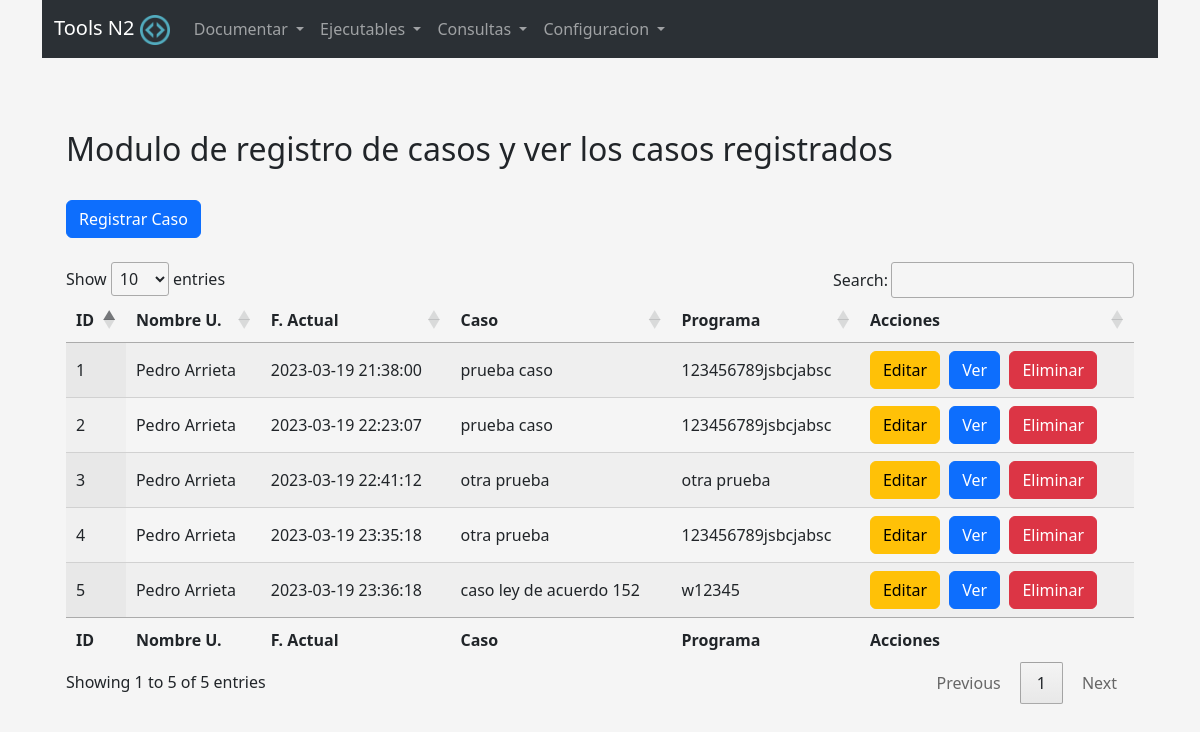
Page /paginas/documentar_caso.php (signed in) on the earlier database version.
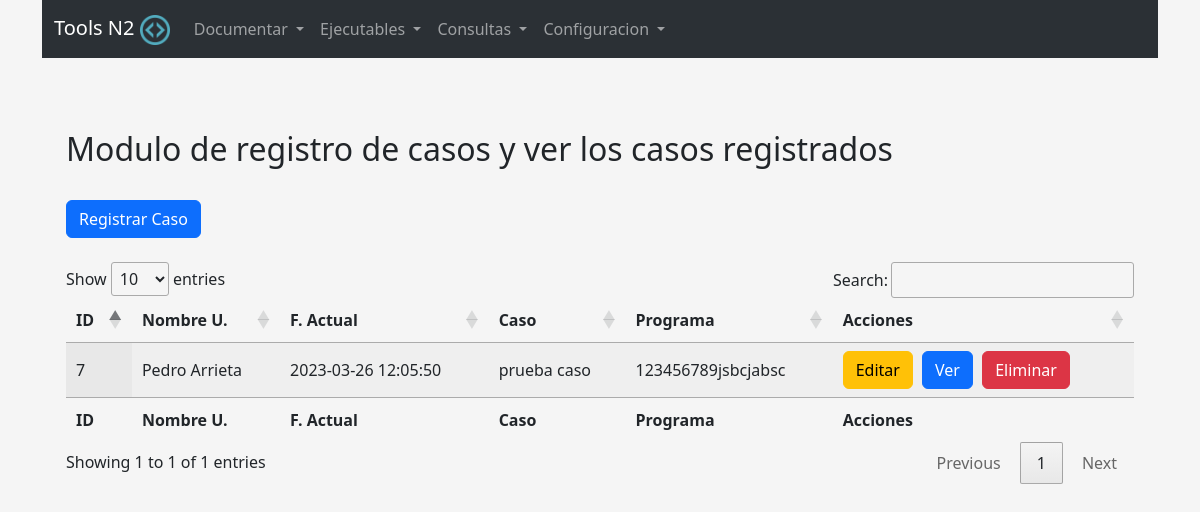
Same page on the later database version.
### tables this page shows
CREATE TABLE `casos` (
  `id` int(11) NOT NULL,
  `id_user_reg` int(11) NOT NULL,
  `fecha_reg` datetime NOT NULL DEFAULT current_timestamp(),
  `nombre_caso` varchar(250) NOT NULL,
  `descripcion_caso` text NOT NULL,
  `numero_programa` varchar(100) NOT NULL,
  `nombre_usuario` varchar(100) NOT NULL
);

CREATE TABLE `users` (
  `id` int(11) NOT NULL,
  `username` varchar(30) NOT NULL,
  `nombre` varchar(50) NOT NULL,
  `apellido` varchar(50) NOT NULL,
  `pass` varchar(250) NOT NULL,
  `tipo_user` int(1) NOT NULL,
  `fecha_reg` datetime NOT NULL DEFAULT current_timestamp(),
  `stat` int(1) NOT NULL,
  `email` varchar(80) NOT NULL
);

### controlador/Controladores.php (called while the page is built, shortened)
<?php
class CasosControlador
{
    public function verCasos(){
        $database = new Database();
        $conn = $database->connect();
        $registros =[];
        $select_casos = "SELECT
                            c.id,
                            c.fecha_reg,
                            c.nombre_caso,
                            c.descripcion_caso,
                            c.numero_programa,
                            c.nombre_usuario,
                            u.nombre,
                            u.apellido
                         FROM casos c inner join users u on c.id_user_reg = u.id";
        $stmt = $conn->prepare($select_casos);
        $stmt->execute();
        while($row = $stmt->fetch(PDO::FETCH_ASSOC)) {
            $registros[] = $row;
        }
        return $registros;
    }
}

### paginas/documentar_caso.php (the view, shortened to what this page needs)
<?php include '../controlador/Controladores.php'; ?>
<?php include 'reusables/cabezera.php'; ?>
<div class="container-sm">
<?php include('reusables/menu.php'); ?>
    <div class="container">
        <div class="container mt-5">
            <br>
            <h2>Modulo de registro de casos y ver los casos registrados</h2>
            <br>
            <button class="btn btn-primary" type="button" data-bs-toggle="modal" data-bs-target="#registrarCaso">Registrar Caso</button>
            <br>
            <br>
            <table id="supertabla" class="display" style="width:100%">
                <thead>
                    <tr>
                        <th>ID</th>
                        <th>Nombre U.</th>
                        <th>F. Actual</th>
                        <th>Caso</th>
                        <th>Programa</th>
                        <th>Acciones</th>
                    </tr>
                </thead>
                <tbody>
                    <?php $ver_casos = new CasosControlador();
                          $ver_casos->verCasos();
                          foreach ($ver_casos->verCasos() as $key => $value) {
                          ?>
                    <tr>
                        <td><?php echo $value['id']; ?></td>
                        <td><?php echo $value['nombre'].' '.$value['apellido']; ?></td>
                        <td><?php echo $value['fecha_reg']; ?></td>
                        <td><?php echo $value['nombre_caso']; ?></td>
                        <td><?php echo $value['numero_programa']; ?></td>
                        <td>
                            <button class="btn btn-warning" style="margin-right:5px;">Editar</button>
                            <button class="btn btn-primary" style="margin-right:5px;" data-bs-toggle="modal" data-bs-target="#verCaso<?php echo $value['id']; ?>">Ver</button>
                            <button class="btn btn-danger" data-bs-toggle="modal" data-bs-target="#eliminarCaso<?php echo $value['id']; ?>">Eliminar</button>
                        </td>
                    </tr>
                    <div class="modal fade" id="verCaso<?php echo $value['id']; ?>" tabindex="-1" aria-labelledby="exampleModalLabel" aria-hidden="true">
                    <?php } ?>
                </tbody>
                <tfoot>
                    <tr>
                        <th>ID</th>
                        <th>Nombre U.</th>
                        <th>F. Actual</th>
                        <th>Caso</th>
                        <th>Programa</th>
                        <th>Acciones</th>
                    </tr>
                </tfoot>
            </table>
        </div>
    </div>
</div>
<?php include 'reusables/pie.php'; ?>

Differences in the rows shown:
removed casos: id "1", users.nombre "Pedro", users.apellido "Arrieta", fecha_reg "2023-03-19 21:38:00", nombre_caso "prueba caso", numero_programa "123456789jsbcjabsc"
removed casos: id "2", users.nombre "Pedro", users.apellido "Arrieta", fecha_reg "2023-03-19 22:23:07", nombre_caso "prueba caso", numero_programa "123456789jsbcjabsc"
removed casos: id "3", users.nombre "Pedro", users.apellido "Arrieta", fecha_reg "2023-03-19 22:41:12", nombre_caso "otra prueba", numero_programa "otra prueba"
removed casos: id "4", users.nombre "Pedro", users.apellido "Arrieta", fecha_reg "2023-03-19 23:35:18", nombre_caso "otra prueba", numero_programa "123456789jsbcjabsc"
removed casos: id "5", users.nombre "Pedro", users.apellido "Arrieta", fecha_reg "2023-03-19 23:36:18", nombre_caso "caso ley de acuerdo 152", numero_programa "w12345"
added casos: id "7", users.nombre "Pedro", users.apellido "Arrieta", fecha_reg "2023-03-26 12:05:50", nombre_caso "prueba caso", numero_programa "123456789jsbcjabsc"
Other differences:
text written by a page script: "Show entries Search: Showing 1 to 5 of 5 entries Previous 1 Next" → "Show entries Search: Showing 1 to 1 of 1 entries Previous 1 Next"
